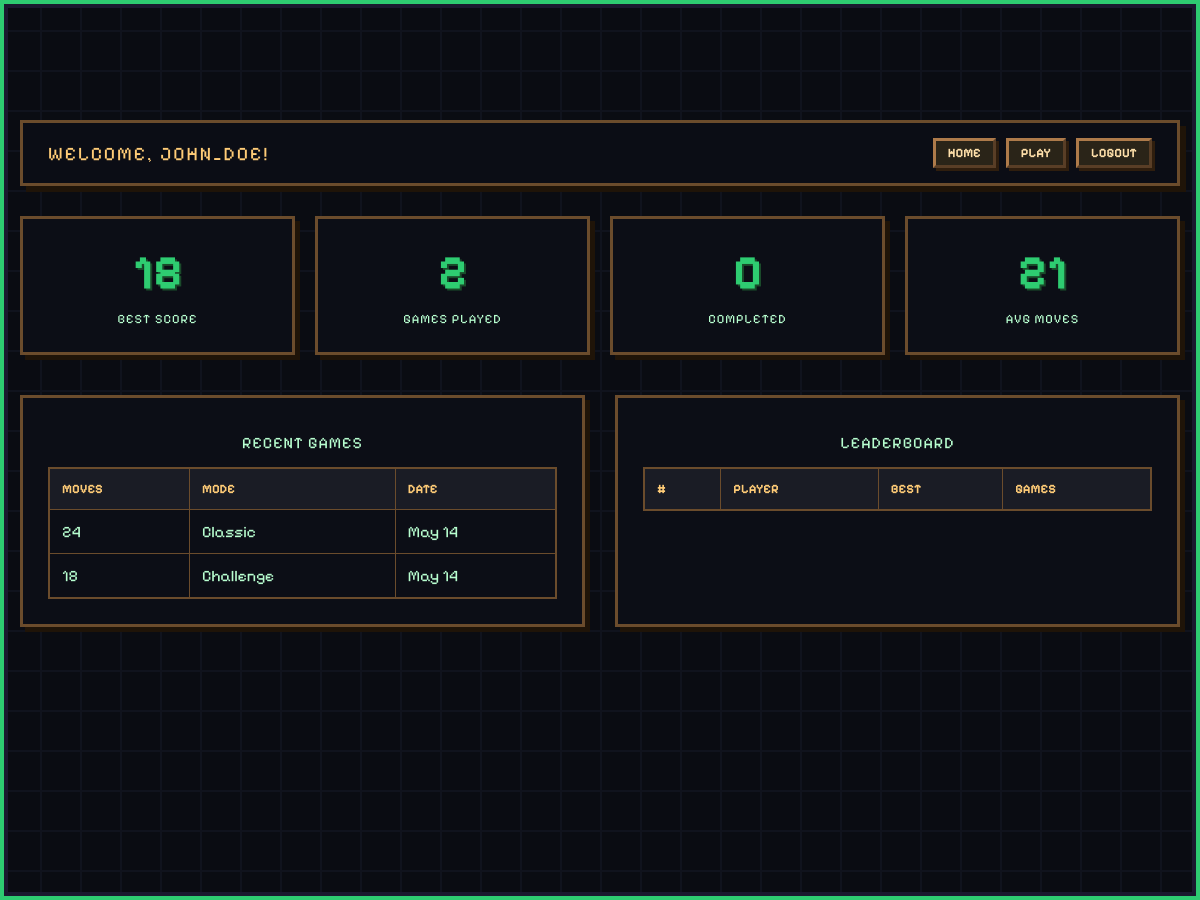
/pages/dashboard.php (signed in), run on the app's committed database.
### tables this page shows
CREATE TABLE IF NOT EXISTS game_scores (
    id INT PRIMARY KEY AUTO_INCREMENT,
    user_id INT NOT NULL,
    moves INT NOT NULL,
    matched_pairs INT NOT NULL,
    game_mode VARCHAR(20) NOT NULL,
    played_at TIMESTAMP DEFAULT CURRENT_TIMESTAMP,
    FOREIGN KEY (user_id) REFERENCES users(id) ON DELETE CASCADE
);

### includes/classes/Database.php (called while the page is built, shortened)
<?php
class Database {
    private static $instance = null;
    private $pdo;
    private function __construct() {
        try {
            $this->pdo = new PDO(
                "mysql:host=localhost;dbname=memory_game_db;charset=utf8mb4",
                "root",
                "",
                [
                    PDO::ATTR_ERRMODE => PDO::ERRMODE_EXCEPTION,
                    PDO::ATTR_DEFAULT_FETCH_MODE => PDO::FETCH_ASSOC,
                    PDO::ATTR_EMULATE_PREPARES => false
                ]
            );
        } catch(PDOException $e) {
            die("Database Connection Failed");
        }
    }
    public static function getInstance() {
        if (self::$instance === null) {
            self::$instance = new Database();
        }
        return self::$instance;
    }
    public function getConnection() {
        return $this->pdo;
    }
}
?>

### includes/classes/User.php (called while the page is built, shortened)
<?php
require_once __DIR__ . '/Database.php';
class User {
    public function __construct() {
        $this->db = Database::getInstance();
    }
    public function getUsername() {
        return $_SESSION['username'] ?? null;
    }
    public function getUserId() {
        return $_SESSION['user_id'] ?? null;
    }
}
?>

### includes/functions.php (called while the page is built, shortened)
<?php
function e($string) {
    return htmlspecialchars($string, ENT_QUOTES, 'UTF-8');
}
?>

### includes/classes/Game.php (called while the page is built, shortened)
<?php
require_once __DIR__ . '/Database.php';
class Game {
    private $pdo;
    public function __construct() {
        $this->db = Database::getInstance();
        $this->pdo = $this->db->getConnection();
    }
    public function getUserStats($userId) {
        $stmt = $this->pdo->prepare("
            SELECT
                MIN(moves) as best_score,
                COUNT(*) as total_games,
                AVG(moves) as avg_moves,
                SUM(CASE WHEN matched_pairs = 12 THEN 1 ELSE 0 END) as completed_games
            FROM game_scores
            WHERE user_id = ?
        ");
        $stmt->execute([$userId]);
        return $stmt->fetch();
    }
    public function getUserRecentScores($userId, $limit = 5) {
        $stmt = $this->pdo->prepare("
            SELECT * FROM game_scores
            WHERE user_id = ?
            ORDER BY played_at DESC
            LIMIT ?
        ");
        $stmt->execute([$userId, $limit]);
        return $stmt->fetchAll();
    }
}
?>

### pages/dashboard.php (the view, shortened to what this page needs)
<?php
require_once '../includes/config.php';
require_once '../includes/classes/User.php';
require_once '../includes/classes/Game.php';
$user = new User();
$game = new Game();
$userId = $user->getUserId();
$username = $user->getUsername();
$stats = $game->getUserStats($userId);
$recentScores = $game->getUserRecentScores($userId, 5);
$bestScore = $stats['best_score'] ?? '--';
$totalGames = $stats['total_games'] ?? 0;
$avgMoves = $stats['avg_moves'] ? round($stats['avg_moves']) : '--';
$completedGames = $stats['completed_games'] ?? 0;
?>
<!DOCTYPE html>
<html lang="en">
<head>
    <link rel="stylesheet" href="../assets/css/style.css">
</head>
<body>
    <div class="pixel-bg"></div>
    <div class="dashboard-container">
        <div class="pixel-header">
            <div class="pixel-welcome">WELCOME, <?php echo e(strtoupper($username)); ?>!</div>
            <div class="flex">
                <a href="../index.php"><button class="reset-btn">HOME</button></a>
                <a href="game.php"><button class="reset-btn">PLAY</button></a>
                <a href="../actions/logout.php"><button class="reset-btn">LOGOUT</button></a>
            </div>
        </div>
        <div class="stats-grid">
            <div class="pixel-stat">
                <div class="pixel-stat-value"><?php echo e($bestScore); ?></div>
                <div class="pixel-stat-label">BEST SCORE</div>
            </div>
            <div class="pixel-stat">
                <div class="pixel-stat-value"><?php echo e($totalGames); ?></div>
                <div class="pixel-stat-label">GAMES PLAYED</div>
            </div>
            <div class="pixel-stat">
                <div class="pixel-stat-value"><?php echo e($completedGames); ?></div>
                <div class="pixel-stat-label">COMPLETED</div>
            </div>
            <div class="pixel-stat">
                <div class="pixel-stat-value"><?php echo e($avgMoves); ?></div>
                <div class="pixel-stat-label">AVG MOVES</div>
            </div>
        </div>
        <div style="display: grid; grid-template-columns: 1fr 1fr; gap: 30px;">
            <div class="pixel-stat">
                <div class="pixel-stat-label" style="font-size: 1rem;">RECENT GAMES</div>
                <?php if(empty($recentScores)): ?>
                    <p style="margin-top: 20px;">No games yet. <a href="game.php">Play now!</a></p>
                <?php else: ?>
                    <table class="pixel-table" style="margin-top: 15px;">
                        <tr><th>MOVES</th><th>MODE</th><th>DATE</th></tr>
                        <?php foreach($recentScores as $score): ?>
                        <tr>
                            <td><?php echo e($score['moves']); ?></td>
                            <td><?php echo e(ucfirst($score['game_mode'])); ?></td>
                            <td><?php echo e(date('M d', strtotime($score['played_at']))); ?></td>
                        </tr>
                        <?php endforeach; ?>
                    </table>
                <?php endif; ?>
            </div>
            <div class="pixel-stat">
                <div class="pixel-stat-label" style="font-size: 1rem;">LEADERBOARD</div>
                <div id="leaderboard-container">
                    <table class="pixel-table" style="margin-top: 15px;">
                        <thead>
                            <tr><th>#</th><th>PLAYER</th><th>BEST</th><th>GAMES</th></tr>
                        </thead>
                    </table>
                </div>
            </div>
        </div>
    </div>
    <div class="pixel-corners"></div>
</body>
</html>

### assets/css/style.css (style rules this page uses)
* { padding: 0; margin: 0; box-sizing: border-box; image-rendering: crisp-edges; image-rendering: pixelated; }
body { min-height: 100vh; color: white; font-family: 'Pixelify Sans', 'Courier New', 'VT323', monospace; font-weight: 400; position: relative; overflow-x: hidden; }
.pixel-bg { position: fixed; top: 0; left: 0; width: 100%; height: 100%; z-index: -2; background: #0a0c12; overflow: hidden; }
.pixel-bg::before { content: ""; position: absolute; width: 200%; height: 200%; top: -50%; left: -50%; background-image: linear-gradient(#1a1f2e 2px, transparent 2px), linear-gradient(90deg, #1a1f2e 2px, transparent 2px); background-size: 40px 40px; animation: pixelScroll 20s linear infinite; opacity: 0.4; }
.pixel-corners { position: fixed; top: 0; left: 0; right: 0; bottom: 0; pointer-events: none; box-shadow: inset 0 0 0 4px #2ecc71, inset 0 0 0 8px #1a1a2e; z-index: 999; }
.dashboard-container { max-width: 1200px; margin: 100px auto 40px; padding: 20px; }
.pixel-header { display: flex; justify-content: space-between; align-items: center; background: #0c0e16ee; backdrop-filter: blur(4px); border: 3px solid #6b4c2c; padding: 15px 25px; margin-bottom: 30px; flex-wrap: wrap; gap: 15px; box-shadow: 6px 6px 0 #1f1408; }
.pixel-welcome { font-family: 'Pixelify Sans', 'Courier New', monospace; color: #ffcc77; font-size: 1.2rem; text-transform: uppercase; letter-spacing: 2px; }
.stats-grid { display: grid; grid-template-columns: repeat(auto-fit, minmax(200px, 1fr)); gap: 20px; margin-bottom: 40px; }
.pixel-stat { background: #0c0e16; border: 3px solid #6b4c2c; padding: 25px; text-align: center; box-shadow: 5px 5px 0 #1f1408; transition: transform 0.2s; }
.pixel-stat-value { font-size: 3rem; font-family: 'Pixelify Sans', 'Courier New', monospace; color: #2ecc71; font-weight: bold; text-shadow: 2px 2px 0 #1a4a2a; }
.pixel-stat-label { font-family: 'Pixelify Sans', 'Courier New', monospace; color: #b8ffd0; margin-top: 10px; font-size: 0.8rem; text-transform: uppercase; letter-spacing: 1px; }
.pixel-table { width: 100%; background: #0c0e16; border-collapse: collapse; margin-top: 20px; border: 2px solid #6b4c2c; }
.pixel-table th, .pixel-table td { border: 1px solid #6b4c2c; padding: 12px; text-align: left; color: #b8ffd0; font-family: 'Pixelify Sans', 'Courier New', monospace; }
.pixel-table th { background: #1a1c25; color: #ffcc77; text-transform: uppercase; font-size: 0.8rem; }
.reset-btn { background: #2a2418; border: 3px outset #ad7a4a; color: #ffe0aa; font-family: 'Pixelify Sans', 'Courier New', monospace; font-size: 0.8rem; font-weight: bold; padding: 4px 12px; cursor: pointer; text-transform: uppercase; box-shadow: 3px 3px 0 #2f1e0e; text-decoration: none; display: inline-block; }
.flex { display: flex; gap: 10px; }

### data on the page
game_scores: moves "24", game_mode "Classic", played_at "May 14"
game_scores: moves "18", game_mode "Challenge", played_at "May 14"

### other printed values
$username "JOHN_DOE"
$bestScore "18"
$totalGames "2"
$completedGames "0"
$avgMoves "21"
